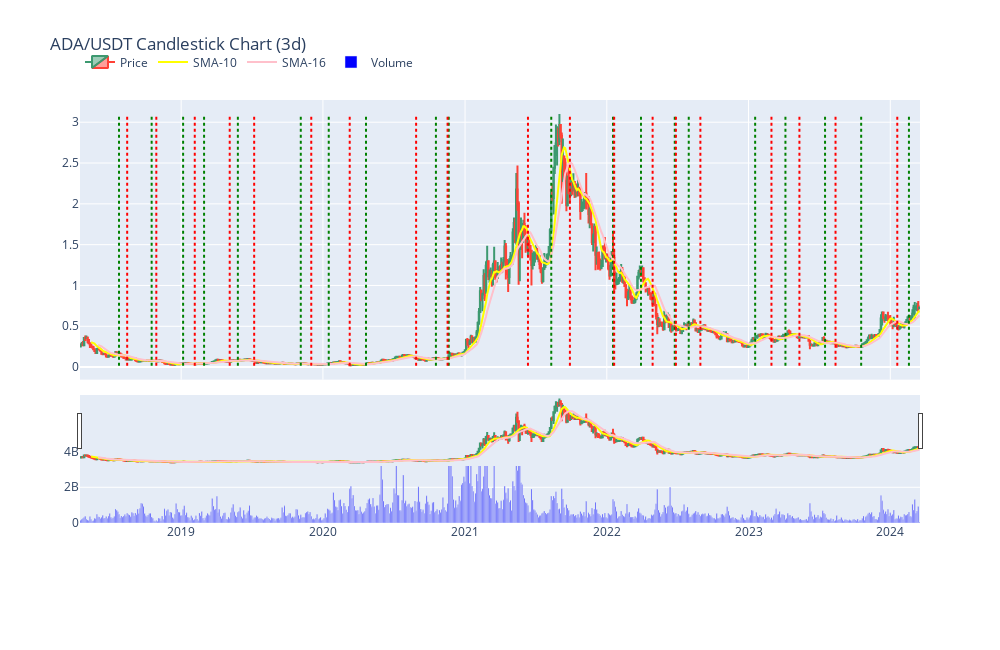

Source (notebook cell):
### Code cell
crypto_df = extract_data()

buy_signals_df, sell_signals_df = plot_price_chart(crypto_df)

### Figure 1 — Plotly figure (JSON) as saved in the notebook; plotly's stock layout.template omitted (floating-point values rounded to 4 significant figures; data arrays with more than 128 entries replaced by an {"elided": "..."} marker saying what was removed)
{"data": [{"close": {"elided": "721 float values"}, "high": {"elided": "721 float values"}, "low": {"elided": "721 float values"}, "name": "Price", "open": {"elided": "721 float values"}, "type": "candlestick", "x": {"elided": "721 str values"}, "xaxis": "x", "yaxis": "y"}, {"line": {"color": "yellow"}, "mode": "lines", "name": "SMA-10", "type": "scatter", "x": {"elided": "721 str values"}, "xaxis": "x", "y": {"elided": "721 float values"}, "yaxis": "y"}, {"line": {"color": "pink"}, "mode": "lines", "name": "SMA-16", "type": "scatter", "x": {"elided": "721 str values"}, "xaxis": "x", "y": {"elided": "721 float values"}, "yaxis": "y"}, {"marker": {"color": "blue"}, "name": "Volume", "type": "bar", "x": {"elided": "721 str values"}, "xaxis": "x2", "y": {"elided": "721 float values"}, "yaxis": "y2"}], "layout": {"height": 650, "legend": {"orientation": "h", "x": 0, "y": 1.05}, "shapes": [{"line": {"color": "green", "dash": "dot"}, "type": "line", "x0": "2018-07-25T00:00:00", "x1": "2018-07-25T00:00:00", "y0": 0.01765, "y1": 3.101}, {"line": {"color": "green", "dash": "dot"}, "type": "line", "x0": "2018-10-17T00:00:00", "x1": "2018-10-17T00:00:00", "y0": 0.01765, "y1": 3.101}, {"line": {"color": "green", "dash": "dot"}, "type": "line", "x0": "2019-01-06T00:00:00", "x1": "2019-01-06T00:00:00", "y0": 0.01765, "y1": 3.101}, {"line": {"color": "green", "dash": "dot"}, "type": "line", "x0": "2019-03-01T00:00:00", "x1": "2019-03-01T00:00:00", "y0": 0.01765, "y1": 3.101}, {"line": {"color": "green", "dash": "dot"}, "type": "line", "x0": "2019-05-27T00:00:00", "x1": "2019-05-27T00:00:00", "y0": 0.01765, "y1": 3.101}, {"line": {"color": "green", "dash": "dot"}, "type": "line", "x0": "2019-11-05T00:00:00", "x1": "2019-11-05T00:00:00", "y0": 0.01765, "y1": 3.101}, {"line": {"color": "green", "dash": "dot"}, "type": "line", "x0": "2020-01-16T00:00:00", "x1": "2020-01-16T00:00:00", "y0": 0.01765, "y1": 3.101}, {"line": {"color": "green", "dash": "dot"}, "type": "line", "x0": "2020-04-21T00:00:00", "x1": "2020-04-21T00:00:00", "y0": 0.01765, "y1": 3.101}, {"line": {"color": "green", "dash": "dot"}, "type": "line", "x0": "2020-10-18T00:00:00", "x1": "2020-10-18T00:00:00", "y0": 0.01765, "y1": 3.101}, {"line": {"color": "green", "dash": "dot"}, "type": "line", "x0": "2020-11-20T00:00:00", "x1": "2020-11-20T00:00:00", "y0": 0.01765, "y1": 3.101}, {"line": {"color": "green", "dash": "dot"}, "type": "line", "x0": "2021-08-11T00:00:00", "x1": "2021-08-11T00:00:00", "y0": 0.01765, "y1": 3.101}, {"line": {"color": "green", "dash": "dot"}, "type": "line", "x0": "2022-01-17T00:00:00", "x1": "2022-01-17T00:00:00", "y0": 0.01765, "y1": 3.101}, {"line": {"color": "green", "dash": "dot"}, "type": "line", "x0": "2022-03-30T00:00:00", "x1": "2022-03-30T00:00:00", "y0": 0.01765, "y1": 3.101}, {"line": {"color": "green", "dash": "dot"}, "type": "line", "x0": "2022-06-25T00:00:00", "x1": "2022-06-25T00:00:00", "y0": 0.01765, "y1": 3.101}, {"line": {"color": "green", "dash": "dot"}, "type": "line", "x0": "2022-07-31T00:00:00", "x1": "2022-07-31T00:00:00", "y0": 0.01765, "y1": 3.101}, {"line": {"color": "green", "dash": "dot"}, "type": "line", "x0": "2023-01-18T00:00:00", "x1": "2023-01-18T00:00:00", "y0": 0.01765, "y1": 3.101}, {"line": {"color": "green", "dash": "dot"}, "type": "line", "x0": "2023-04-06T00:00:00", "x1": "2023-04-06T00:00:00", "y0": 0.01765, "y1": 3.101}, {"line": {"color": "green", "dash": "dot"}, "type": "line", "x0": "2023-07-17T00:00:00", "x1": "2023-07-17T00:00:00", "y0": 0.01765, "y1": 3.101}, {"line": {"color": "green", "dash": "dot"}, "type": "line", "x0": "2023-10-18T00:00:00", "x1": "2023-10-18T00:00:00", "y0": 0.01765, "y1": 3.101}, {"line": {"color": "green", "dash": "dot"}, "type": "line", "x0": "2024-02-18T00:00:00", "x1": "2024-02-18T00:00:00", "y0": 0.01765, "y1": 3.101}, {"line": {"color": "red", "dash": "dot"}, "type": "line", "x0": "2018-08-15T00:00:00", "x1": "2018-08-15T00:00:00", "y0": 0.01765, "y1": 3.101}, {"line": {"color": "red", "dash": "dot"}, "type": "line", "x0": "2018-10-29T00:00:00", "x1": "2018-10-29T00:00:00", "y0": 0.01765, "y1": 3.101}, {"line": {"color": "red", "dash": "dot"}, "type": "line", "x0": "2019-02-05T00:00:00", "x1": "2019-02-05T00:00:00", "y0": 0.01765, "y1": 3.101}, {"line": {"color": "red", "dash": "dot"}, "type": "line", "x0": "2019-05-06T00:00:00", "x1": "2019-05-06T00:00:00", "y0": 0.01765, "y1": 3.101}, {"line": {"color": "red", "dash": "dot"}, "type": "line", "x0": "2019-07-08T00:00:00", "x1": "2019-07-08T00:00:00", "y0": 0.01765, "y1": 3.101}, {"line": {"color": "red", "dash": "dot"}, "type": "line", "x0": "2019-12-02T00:00:00", "x1": "2019-12-02T00:00:00", "y0": 0.01765, "y1": 3.101}, {"line": {"color": "red", "dash": "dot"}, "type": "line", "x0": "2020-03-10T00:00:00", "x1": "2020-03-10T00:00:00", "y0": 0.01765, "y1": 3.101}, {"line": {"color": "red", "dash": "dot"}, "type": "line", "x0": "2020-08-28T00:00:00", "x1": "2020-08-28T00:00:00", "y0": 0.01765, "y1": 3.101}, {"line": {"color": "red", "dash": "dot"}, "type": "line", "x0": "2020-11-17T00:00:00", "x1": "2020-11-17T00:00:00", "y0": 0.01765, "y1": 3.101}, {"line": {"color": "red", "dash": "dot"}, "type": "line", "x0": "2021-06-12T00:00:00", "x1": "2021-06-12T00:00:00", "y0": 0.01765, "y1": 3.101}, {"line": {"color": "red", "dash": "dot"}, "type": "line", "x0": "2021-09-28T00:00:00", "x1": "2021-09-28T00:00:00", "y0": 0.01765, "y1": 3.101}, {"line": {"color": "red", "dash": "dot"}, "type": "line", "x0": "2022-01-20T00:00:00", "x1": "2022-01-20T00:00:00", "y0": 0.01765, "y1": 3.101}, {"line": {"color": "red", "dash": "dot"}, "type": "line", "x0": "2022-04-29T00:00:00", "x1": "2022-04-29T00:00:00", "y0": 0.01765, "y1": 3.101}, {"line": {"color": "red", "dash": "dot"}, "type": "line", "x0": "2022-06-28T00:00:00", "x1": "2022-06-28T00:00:00", "y0": 0.01765, "y1": 3.101}, {"line": {"color": "red", "dash": "dot"}, "type": "line", "x0": "2022-08-30T00:00:00", "x1": "2022-08-30T00:00:00", "y0": 0.01765, "y1": 3.101}, {"line": {"color": "red", "dash": "dot"}, "type": "line", "x0": "2023-03-01T00:00:00", "x1": "2023-03-01T00:00:00", "y0": 0.01765, "y1": 3.101}, {"line": {"color": "red", "dash": "dot"}, "type": "line", "x0": "2023-05-12T00:00:00", "x1": "2023-05-12T00:00:00", "y0": 0.01765, "y1": 3.101}, {"line": {"color": "red", "dash": "dot"}, "type": "line", "x0": "2023-08-13T00:00:00", "x1": "2023-08-13T00:00:00", "y0": 0.01765, "y1": 3.101}, {"line": {"color": "red", "dash": "dot"}, "type": "line", "x0": "2024-01-19T00:00:00", "x1": "2024-01-19T00:00:00", "y0": 0.01765, "y1": 3.101}], "title": {"text": "ADA/USDT Candlestick Chart (3d)"}, "width": 1000, "xaxis": {"anchor": "y", "domain": [0, 1], "matches": "x2", "rangeslider": {"visible": true}, "showticklabels": false}, "xaxis2": {"anchor": "y2", "domain": [0, 1]}, "yaxis": {"anchor": "x", "domain": [0.405, 1]}, "yaxis2": {"anchor": "x2", "domain": [0.1, 0.3]}}}
